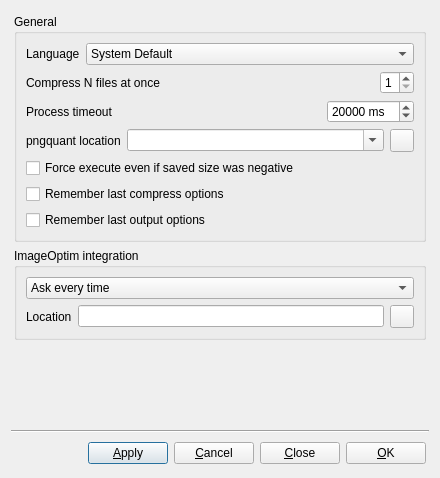
<?xml version="1.0" encoding="UTF-8"?>
<ui version="4.0">
 <class>PngyuPreferencesDialog</class>
 <widget class="QDialog" name="PngyuPreferencesDialog">
  <property name="geometry">
   <rect>
    <x>0</x>
    <y>0</y>
    <width>440</width>
    <height>478</height>
   </rect>
  </property>
  <property name="windowTitle">
   <string>Preferences</string>
  </property>
  <layout class="QGridLayout" name="gridLayout">
   <item row="3" column="0" colspan="3">
    <widget class="QWidget" name="widget_buttons" native="true">
     <layout class="QGridLayout" name="gridLayout_2">
      <property name="topMargin">
       <number>3</number>
      </property>
      <property name="rightMargin">
       <number>3</number>
      </property>
      <property name="bottomMargin">
       <number>3</number>
      </property>
      <item row="0" column="1">
       <widget class="QPushButton" name="pushButton_apply">
        <property name="text">
         <string>&amp;Apply</string>
        </property>
       </widget>
      </item>
      <item row="0" column="0">
       <spacer name="horizontalSpacer">
        <property name="orientation">
         <enum>Qt::Orientation::Horizontal</enum>
        </property>
        <property name="sizeHint" stdset="0">
         <size>
          <width>40</width>
          <height>20</height>
         </size>
        </property>
       </spacer>
      </item>
      <item row="0" column="4">
       <widget class="QPushButton" name="pushButton_ok">
        <property name="text">
         <string>&amp;OK</string>
        </property>
       </widget>
      </item>
      <item row="0" column="2">
       <widget class="QPushButton" name="pushButton_cancel">
        <property name="text">
         <string>&amp;Cancel</string>
        </property>
       </widget>
      </item>
      <item row="0" column="3">
       <widget class="QPushButton" name="pushButton_close">
        <property name="text">
         <string>&amp;Close</string>
        </property>
       </widget>
      </item>
     </layout>
    </widget>
   </item>
   <item row="0" column="0" colspan="3">
    <widget class="QWidget" name="widget_preference_main" native="true">
     <layout class="QGridLayout" name="gridLayout_3">
      <property name="margin" stdset="0">
       <number>3</number>
      </property>
      <item row="1" column="0">
       <widget class="QGroupBox" name="groupBox_general">
        <property name="title">
         <string>General</string>
        </property>
        <property name="flat">
         <bool>true</bool>
        </property>
        <layout class="QGridLayout" name="gridLayout_5">
         <item row="1" column="0" colspan="2">
          <widget class="QWidget" name="widget_n_jbs" native="true">
           <layout class="QGridLayout" name="gridLayout_6">
            <property name="leftMargin">
             <number>0</number>
            </property>
            <property name="topMargin">
             <number>0</number>
            </property>
            <property name="rightMargin">
             <number>0</number>
            </property>
            <property name="bottomMargin">
             <number>0</number>
            </property>
            <item row="0" column="1">
             <widget class="QSpinBox" name="spinBox_n_jobs">
              <property name="sizePolicy">
               <sizepolicy hsizetype="Maximum" vsizetype="Fixed">
                <horstretch>0</horstretch>
                <verstretch>0</verstretch>
               </sizepolicy>
              </property>
              <property name="minimum">
               <number>1</number>
              </property>
              <property name="maximum">
               <number>8</number>
              </property>
             </widget>
            </item>
            <item row="0" column="0">
             <widget class="QLabel" name="label_n_jobs">
              <property name="text">
               <string>Compress N files at once</string>
              </property>
             </widget>
            </item>
           </layout>
          </widget>
         </item>
         <item row="2" column="0" colspan="2">
          <widget class="QWidget" name="widget_timeout" native="true">
           <layout class="QGridLayout" name="gridLayout_timeout">
            <property name="margin" stdset="0">
             <number>0</number>
            </property>
            <item row="0" column="1">
             <widget class="QSpinBox" name="spinBox_timeout">
              <property name="sizePolicy">
               <sizepolicy hsizetype="Maximum" vsizetype="Fixed">
                <horstretch>0</horstretch>
                <verstretch>0</verstretch>
               </sizepolicy>
              </property>
              <property name="suffix">
               <string> ms</string>
              </property>
              <property name="minimum">
               <number>1000</number>
              </property>
              <property name="maximum">
               <number>300000</number>
              </property>
              <property name="singleStep">
               <number>1000</number>
              </property>
              <property name="value">
               <number>20000</number>
              </property>
             </widget>
            </item>
            <item row="0" column="0">
             <widget class="QLabel" name="label_timeout">
              <property name="text">
               <string>Process timeout</string>
              </property>
             </widget>
            </item>
           </layout>
          </widget>
         </item>
         <item row="5" column="0" colspan="2">
          <widget class="QCheckBox" name="checkBox_save_compress_options">
           <property name="text">
            <string>Remember last compress options</string>
           </property>
          </widget>
         </item>
         <item row="3" column="0" colspan="2">
          <widget class="QWidget" name="widget_pngquant_path" native="true">
           <layout class="QGridLayout" name="gridLayout_7">
            <property name="margin" stdset="0">
             <number>0</number>
            </property>
            <item row="0" column="1">
             <widget class="QComboBox" name="comboBox_pngquant_path">
              <property name="sizePolicy">
               <sizepolicy hsizetype="Expanding" vsizetype="Fixed">
                <horstretch>0</horstretch>
                <verstretch>0</verstretch>
               </sizepolicy>
              </property>
              <property name="editable">
               <bool>true</bool>
              </property>
             </widget>
            </item>
            <item row="0" column="0">
             <widget class="QLabel" name="label_pngquant_path">
              <property name="text">
               <string>pngquant location</string>
              </property>
             </widget>
            </item>
            <item row="0" column="2">
             <widget class="QToolButton" name="toolButton_open_pngquant_location">
              <property name="text">
               <string/>
              </property>
              <property name="icon">
               <iconset resource="../../resource/resource.qrc">
                <normaloff>:/icons/folder.png</normaloff>:/icons/folder.png</iconset>
              </property>
             </widget>
            </item>
           </layout>
          </widget>
         </item>
         <item row="4" column="0" colspan="2">
          <widget class="QCheckBox" name="checkBox_force_execute">
           <property name="text">
            <string>Force execute even if saved size was negative</string>
           </property>
          </widget>
         </item>
         <item row="6" column="0" colspan="2">
          <widget class="QCheckBox" name="checkBox_save_output_options">
           <property name="text">
            <string>Remember last output options</string>
           </property>
          </widget>
         </item>
         <item row="0" column="0" colspan="2">
          <widget class="QWidget" name="widget_language" native="true">
           <layout class="QGridLayout" name="gridLayout_language">
            <property name="margin" stdset="0">
             <number>0</number>
            </property>
            <item row="0" column="0">
             <widget class="QLabel" name="label_language">
              <property name="text">
               <string>Language</string>
              </property>
             </widget>
            </item>
            <item row="0" column="1">
             <widget class="QComboBox" name="comboBox_language">
              <property name="sizePolicy">
               <sizepolicy hsizetype="Expanding" vsizetype="Expanding">
                <horstretch>0</horstretch>
                <verstretch>0</verstretch>
               </sizepolicy>
              </property>
              <item>
               <property name="text">
                <string>System Default</string>
               </property>
              </item>
              <item>
               <property name="text">
                <string>English</string>
               </property>
              </item>
              <item>
               <property name="text">
                <string>日本語</string>
               </property>
              </item>
              <item>
               <property name="text">
                <string>简体中文</string>
               </property>
              </item>
             </widget>
            </item>
           </layout>
          </widget>
         </item>
        </layout>
       </widget>
      </item>
      <item row="2" column="0">
       <widget class="QGroupBox" name="groupBox_imageoptim_integration">
        <property name="title">
         <string>ImageOptim integration</string>
        </property>
        <property name="flat">
         <bool>true</bool>
        </property>
        <layout class="QGridLayout" name="gridLayout_4">
         <item row="1" column="0">
          <widget class="QLabel" name="label_imageoptim_path">
           <property name="text">
            <string>Location</string>
           </property>
          </widget>
         </item>
         <item row="1" column="1">
          <widget class="QLineEdit" name="lineEdit_imageoptim_location"/>
         </item>
         <item row="1" column="2">
          <widget class="QToolButton" name="toolButton_open_imageoptim_location">
           <property name="text">
            <string/>
           </property>
           <property name="icon">
            <iconset resource="../../resource/resource.qrc">
             <normaloff>:/icons/folder.png</normaloff>:/icons/folder.png</iconset>
           </property>
          </widget>
         </item>
         <item row="0" column="0" colspan="3">
          <widget class="QComboBox" name="comboBox_imageoptim_integration">
           <item>
            <property name="text">
             <string>Ask every time</string>
            </property>
           </item>
           <item>
            <property name="text">
             <string>Always enabled</string>
            </property>
           </item>
           <item>
            <property name="text">
             <string>Always disabled</string>
            </property>
           </item>
          </widget>
         </item>
        </layout>
       </widget>
      </item>
     </layout>
    </widget>
   </item>
   <item row="1" column="0" colspan="3">
    <spacer name="verticalSpacer">
     <property name="orientation">
      <enum>Qt::Orientation::Vertical</enum>
     </property>
     <property name="sizeHint" stdset="0">
      <size>
       <width>20</width>
       <height>40</height>
      </size>
     </property>
    </spacer>
   </item>
   <item row="2" column="0" colspan="3">
    <widget class="Line" name="line">
     <property name="orientation">
      <enum>Qt::Orientation::Horizontal</enum>
     </property>
    </widget>
   </item>
  </layout>
 </widget>
 <tabstops>
  <tabstop>comboBox_language</tabstop>
  <tabstop>spinBox_n_jobs</tabstop>
  <tabstop>spinBox_timeout</tabstop>
  <tabstop>comboBox_pngquant_path</tabstop>
  <tabstop>toolButton_open_pngquant_location</tabstop>
  <tabstop>checkBox_force_execute</tabstop>
  <tabstop>checkBox_save_compress_options</tabstop>
  <tabstop>checkBox_save_output_options</tabstop>
  <tabstop>comboBox_imageoptim_integration</tabstop>
  <tabstop>lineEdit_imageoptim_location</tabstop>
  <tabstop>toolButton_open_imageoptim_location</tabstop>
  <tabstop>pushButton_apply</tabstop>
  <tabstop>pushButton_cancel</tabstop>
  <tabstop>pushButton_close</tabstop>
  <tabstop>pushButton_ok</tabstop>
 </tabstops>
 <resources>
  <include location="../../resource/resource.qrc"/>
 </resources>
 <connections/>
</ui>
